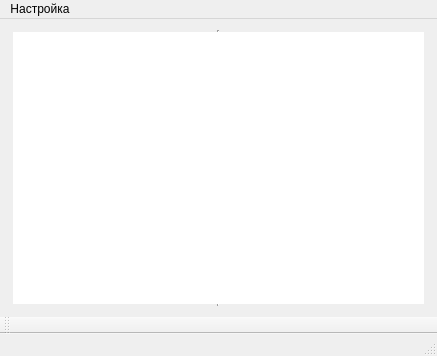
<?xml version="1.0" encoding="UTF-8"?>
<ui version="4.0">
 <class>MainWindow</class>
 <widget class="QMainWindow" name="MainWindow">
  <property name="geometry">
   <rect>
    <x>0</x>
    <y>0</y>
    <width>437</width>
    <height>356</height>
   </rect>
  </property>
  <property name="sizePolicy">
   <sizepolicy hsizetype="Maximum" vsizetype="Maximum">
    <horstretch>0</horstretch>
    <verstretch>0</verstretch>
   </sizepolicy>
  </property>
  <property name="windowTitle">
   <string>MainWindow</string>
  </property>
  <widget class="QWidget" name="centralWidget">
   <property name="sizePolicy">
    <sizepolicy hsizetype="Maximum" vsizetype="Maximum">
     <horstretch>0</horstretch>
     <verstretch>0</verstretch>
    </sizepolicy>
   </property>
   <layout class="QHBoxLayout" name="horizontalLayout">
    <item>
     <layout class="QVBoxLayout" name="verticalLayout">
      <property name="sizeConstraint">
       <enum>QLayout::SetNoConstraint</enum>
      </property>
      <item>
       <widget class="QTableView" name="tableView">
        <property name="sizePolicy">
         <sizepolicy hsizetype="Expanding" vsizetype="Expanding">
          <horstretch>0</horstretch>
          <verstretch>0</verstretch>
         </sizepolicy>
        </property>
        <property name="frameShape">
         <enum>QFrame::VLine</enum>
        </property>
        <property name="frameShadow">
         <enum>QFrame::Sunken</enum>
        </property>
        <property name="selectionBehavior">
         <enum>QAbstractItemView::SelectColumns</enum>
        </property>
        <attribute name="horizontalHeaderCascadingSectionResizes">
         <bool>false</bool>
        </attribute>
        <attribute name="horizontalHeaderStretchLastSection">
         <bool>false</bool>
        </attribute>
        <attribute name="verticalHeaderStretchLastSection">
         <bool>false</bool>
        </attribute>
       </widget>
      </item>
     </layout>
    </item>
   </layout>
  </widget>
  <widget class="QMenuBar" name="menuBar">
   <property name="geometry">
    <rect>
     <x>0</x>
     <y>0</y>
     <width>437</width>
     <height>21</height>
    </rect>
   </property>
   <widget class="QMenu" name="menuFile">
    <property name="title">
     <string>Настройка</string>
    </property>
    <addaction name="action"/>
    <addaction name="action_2"/>
   </widget>
   <addaction name="menuFile"/>
  </widget>
  <widget class="QToolBar" name="mainToolBar">
   <attribute name="toolBarArea">
    <enum>BottomToolBarArea</enum>
   </attribute>
   <attribute name="toolBarBreak">
    <bool>false</bool>
   </attribute>
  </widget>
  <widget class="QStatusBar" name="statusBar"/>
  <action name="action">
   <property name="text">
    <string>Выбор таблиц</string>
   </property>
  </action>
  <action name="action_2">
   <property name="text">
    <string>Выбор полей</string>
   </property>
  </action>
 </widget>
 <layoutdefault spacing="6" margin="11"/>
 <resources/>
 <connections/>
</ui>
